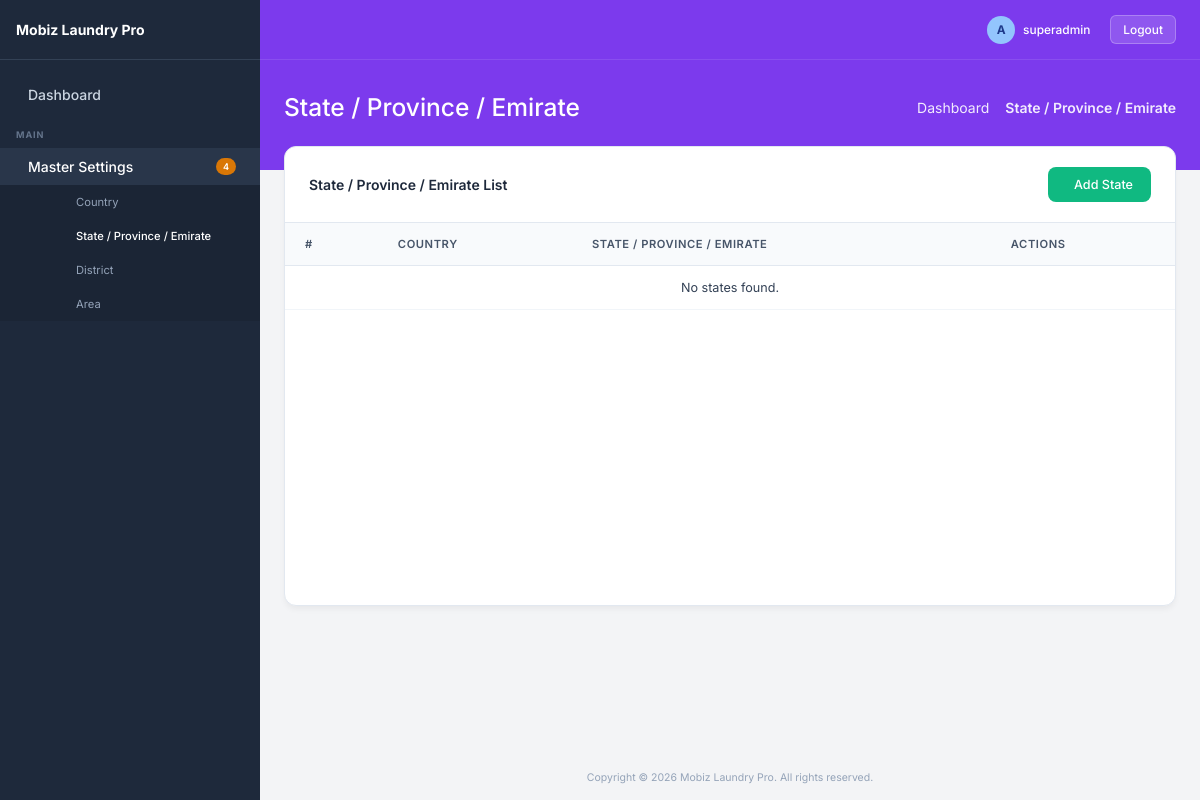
Before: /master/state/ with the older database file.
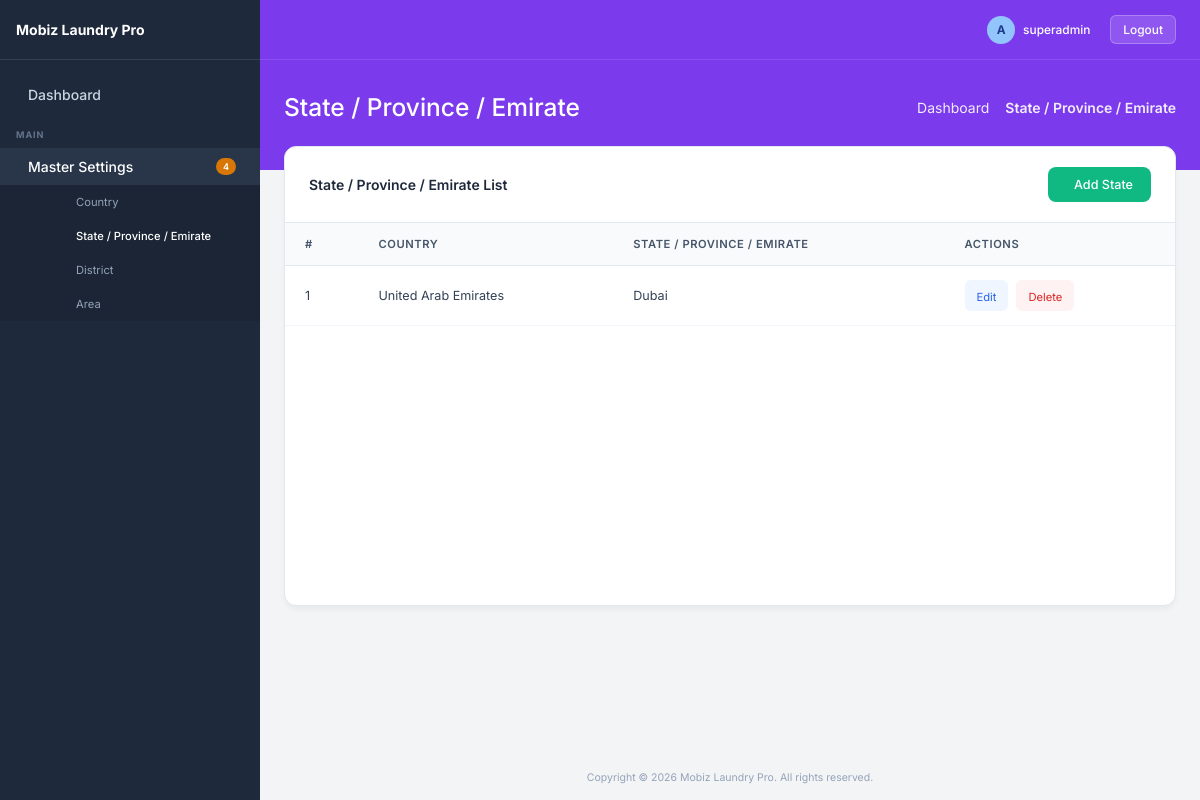
After: the same page with the newer database file.
### master/models.py (models this page shows, shortened)
class State(models.Model):
    id = models.UUIDField(primary_key=True, default=uuid.uuid4, editable=False)
    country = models.ForeignKey(Country, on_delete=models.CASCADE, related_name='states')
    name = models.CharField(max_length=100)

class Country(models.Model):
    id = models.UUIDField(primary_key=True,default=uuid.uuid4,editable=False)
    name = models.CharField(max_length=100)
    currency_code = models.CharField(max_length=10, blank=True, null=True)
    currency_symbol = models.CharField(max_length=10, blank=True, null=True)

### master/views.py (the view)
# urls.py: path('state/', views.state_list, name='state_list'),
def state_list(request):
    states = State.objects.select_related('country').all()
    return render(
        request,
        'state/list.html',
        {
            'states': states
        }
    )

### master/templates/state/list.html (shortened to what this page needs)
{% extends 'base.html' %}
{% block page_title %}State / Province / Emirate{% endblock %}
{% block breadcrumb_active %}State / Province / Emirate{% endblock %}
{% block content %}
<div class="list-container">
    <div class="list-header">
        <div class="list-title">
            State / Province / Emirate List
        </div>
        <a href="{% url 'state_create' %}" class="btn-create">
            Add State
        </a>
    </div>
    <div class="table-wrapper">
        <table class="premium-table">
            <thead>
                <tr>
                    <th>#</th>
                    <th>Country</th>
                    <th>State / Province / Emirate</th>
                    <th>Actions</th>
                </tr>
            </thead>
            <tbody>
                {% for state in states %}
                <tr>
                    <td>{{ forloop.counter }}</td>
                    <td>
                        {{ state.country.name }}
                    </td>
                    <td>
                        {{ state.name }}
                    </td>
                    <td>
                        <div class="action-buttons">
                            <a href="{% url 'state_edit' state.id %}"
                               class="btn-edit">
                                Edit
                            </a>
                            <a href="{% url 'state_delete' state.id %}"
                               class="btn-delete"
                               onclick="return confirm('Are you sure you want to delete this state?');">
                                Delete
                            </a>
                        </div>
                    </td>
                </tr>
                {% empty %}
                <tr>
                    <td colspan="4" class="empty-message">
                        No states found.
                    </td>
                </tr>
                {% endfor %}
            </tbody>
        </table>
    </div>
</div>
{% endblock %}

Changed rows visible on the page:
added State: country.name "United Arab Emirates", name "Dubai"
Other visible differences:
text no longer shown: "No states found."
